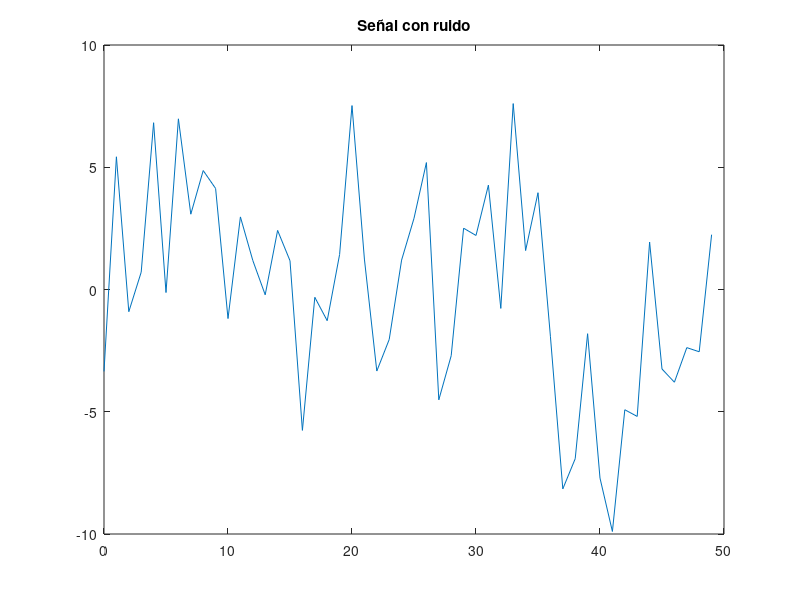

Here is the MATLAB script that generated this plot: (Note: this script raises an error after producing the figure.)
frecuencia = 500;
periodo = 1/frecuencia;
longitud = 1500;
t = (0:longitud-1)*periodo;
S = 2*sin(2*pi*t*20)+1.4*sin(2*pi*t*35) + 1.7*sin(2*pi*t*10);
X = S + 3*randn(size(t));

figure(1)
plot(frecuencia*t(1:50), X(1:50))
title('Señal con ruido')
hold off

%Y = fft(S);
inv = f_eliminar_ruido(X, longitud, 0.5);

figure(2)
plot(frecuencia*t(1:50), inv(1:50))
% P2 = abs(Y/longitud);
% P1 = P2(1:longitud/2+1);
% P1(2:end-1) = 2*P1(2:end-1);

%plot(f,P1) 
title('Señal original')
